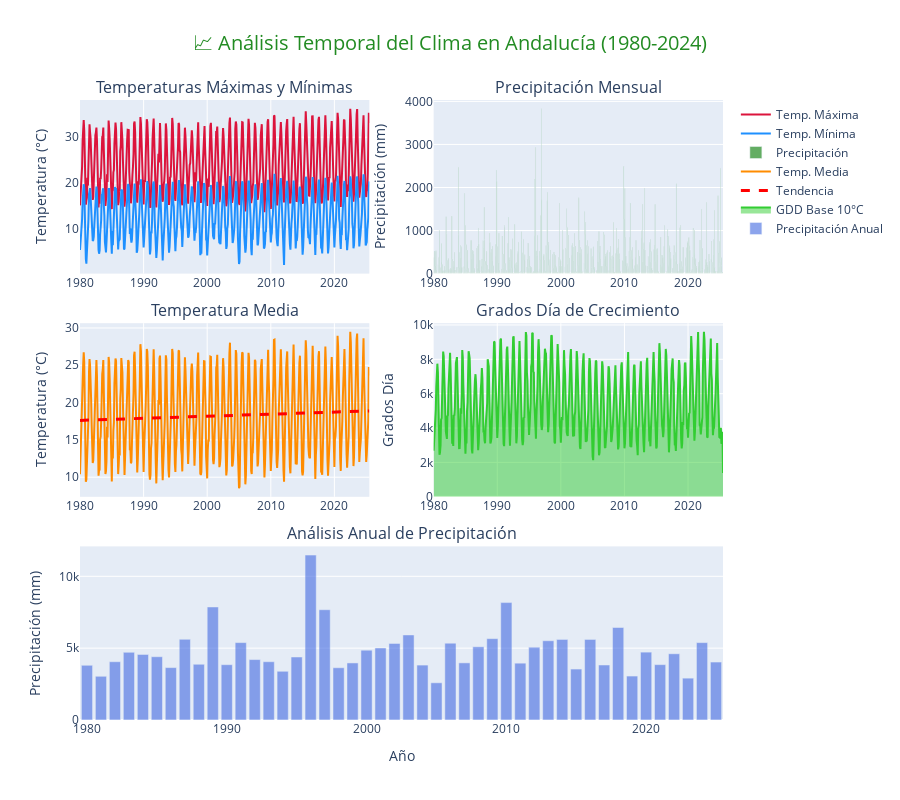

Notebook source saved alongside this figure:
### Code cell
### 4.2 Análisis Temporal Interactivo

print("📅 Creando análisis temporal interactivo...")

# Preparar datos mensuales agregados
datos_mensuales = andalucia_df.groupby(['AÑO', 'MES']).agg({
    'TMAX': 'mean',
    'TMIN': 'mean',
    'TEMP_MEDIA': 'mean',
    'PRCP': 'sum',
    'GDD_BASE10': 'sum'
}).reset_index()

# Crear fecha para el eje x (corregido)
datos_mensuales['FECHA'] = pd.to_datetime(dict(year=datos_mensuales['AÑO'], 
                                              month=datos_mensuales['MES'], 
                                              day=1))

# Filtrar datos desde 1980 para mejor visualización
datos_mensuales = datos_mensuales[datos_mensuales['AÑO'] >= 1980]

# Crear subplots interactivos
fig_temporal = make_subplots(
    rows=3, cols=2,
    subplot_titles=('Temperaturas Máximas y Mínimas', 'Precipitación Mensual',
                   'Temperatura Media', 'Grados Día de Crecimiento',
                   'Análisis Anual de Precipitación', ''),
    specs=[[{"secondary_y": False}, {"secondary_y": False}],
           [{"secondary_y": False}, {"secondary_y": False}],
           [{"colspan": 2}, None]],
    vertical_spacing=0.08,
    horizontal_spacing=0.1
)

# 1. Temperaturas máximas y mínimas
fig_temporal.add_trace(
    go.Scatter(x=datos_mensuales['FECHA'], y=datos_mensuales['TMAX'],
              mode='lines', name='Temp. Máxima',
              line=dict(color=COLORS_ANDALUCIA['warning'], width=2),
              hovertemplate='%{x}<br>Temp. Máx: %{y:.1f}°C<extra></extra>'),
    row=1, col=1
)

fig_temporal.add_trace(
    go.Scatter(x=datos_mensuales['FECHA'], y=datos_mensuales['TMIN'],
              mode='lines', name='Temp. Mínima',
              line=dict(color=COLORS_ANDALUCIA['info'], width=2),
              hovertemplate='%{x}<br>Temp. Mín: %{y:.1f}°C<extra></extra>'),
    row=1, col=1
)

# 2. Precipitación mensual
fig_temporal.add_trace(
    go.Bar(x=datos_mensuales['FECHA'], y=datos_mensuales['PRCP'],
           name='Precipitación',
           marker_color=COLORS_ANDALUCIA['primary'],
           opacity=0.7,
           hovertemplate='%{x}<br>Precipitación: %{y:.1f} mm<extra></extra>'),
    row=1, col=2
)

# 3. Temperatura media con tendencia
fig_temporal.add_trace(
    go.Scatter(x=datos_mensuales['FECHA'], y=datos_mensuales['TEMP_MEDIA'],
              mode='lines', name='Temp. Media',
              line=dict(color=COLORS_ANDALUCIA['secondary'], width=2),
              hovertemplate='%{x}<br>Temp. Media: %{y:.1f}°C<extra></extra>'),
    row=2, col=1
)

# Añadir línea de tendencia
if len(datos_mensuales) > 1:
    z = np.polyfit(range(len(datos_mensuales)), datos_mensuales['TEMP_MEDIA'], 1)
    p = np.poly1d(z)
    fig_temporal.add_trace(
        go.Scatter(x=datos_mensuales['FECHA'], y=p(range(len(datos_mensuales))),
                  mode='lines', name='Tendencia',
                  line=dict(color='red', width=3, dash='dash'),
                  hovertemplate='Tendencia: %{y:.1f}°C<extra></extra>'),
        row=2, col=1
    )

# 4. Grados día de crecimiento
fig_temporal.add_trace(
    go.Scatter(x=datos_mensuales['FECHA'], y=datos_mensuales['GDD_BASE10'],
              mode='lines', name='GDD Base 10°C',
              line=dict(color=COLORS_ANDALUCIA['success'], width=2),
              fill='tozeroy',
              hovertemplate='%{x}<br>GDD: %{y:.0f}<extra></extra>'),
    row=2, col=2
)

# 5. Análisis anual de precipitación
datos_anuales = datos_mensuales.groupby('AÑO').agg({
    'PRCP': 'sum',
    'TEMP_MEDIA': 'mean',
    'TMAX': 'mean',
    'TMIN': 'mean'
}).reset_index()

fig_temporal.add_trace(
    go.Bar(x=datos_anuales['AÑO'], y=datos_anuales['PRCP'],
           name='Precipitación Anual',
           marker_color=COLORS_ANDALUCIA['accent'],
           opacity=0.6,
           hovertemplate='%{x}<br>Precipitación Anual: %{y:.0f} mm<extra></extra>'),
    row=3, col=1
)

# Configurar layout
fig_temporal.update_layout(
    title={
        'text': "📈 Análisis Temporal del Clima en Andalucía (1980-2024)",
        'x': 0.5,
        'font': {'size': 20, 'color': COLORS_ANDALUCIA['primary']}
    },
    height=800,
    showlegend=True,
    hovermode='x unified'
)

# Actualizar ejes
fig_temporal.update_xaxes(title_text="Año", row=3, col=1)
fig_temporal.update_yaxes(title_text="Temperatura (°C)", row=1, col=1)
fig_temporal.update_yaxes(title_text="Precipitación (mm)", row=1, col=2)
fig_temporal.update_yaxes(title_text="Temperatura (°C)", row=2, col=1)
fig_temporal.update_yaxes(title_text="Grados Día", row=2, col=2)
fig_temporal.update_yaxes(title_text="Precipitación (mm)", row=3, col=1)

fig_temporal.show()

print("✅ Análisis temporal completado")

### Figure 1 — Plotly figure (JSON) as saved in the notebook; plotly's stock layout.template omitted (floating-point values rounded to 4 significant figures; data arrays with more than 128 entries replaced by an {"elided": "..."} marker saying what was removed)
{"data": [{"hovertemplate": "%{x}<br>Temp. Máx: %{y:.1f}°C<extra></extra>", "line": {"color": "#DC143C", "width": 2}, "mode": "lines", "name": "Temp. Máxima", "type": "scatter", "x": {"elided": "547 str values"}, "xaxis": "x", "y": {"elided": "547 float values"}, "yaxis": "y"}, {"hovertemplate": "%{x}<br>Temp. Mín: %{y:.1f}°C<extra></extra>", "line": {"color": "#1E90FF", "width": 2}, "mode": "lines", "name": "Temp. Mínima", "type": "scatter", "x": {"elided": "547 str values"}, "xaxis": "x", "y": {"elided": "547 float values"}, "yaxis": "y"}, {"hovertemplate": "%{x}<br>Precipitación: %{y:.1f} mm<extra></extra>", "marker": {"color": "#228B22"}, "name": "Precipitación", "opacity": 0.7, "type": "bar", "x": {"elided": "547 str values"}, "xaxis": "x2", "y": {"elided": "547 float values"}, "yaxis": "y2"}, {"hovertemplate": "%{x}<br>Temp. Media: %{y:.1f}°C<extra></extra>", "line": {"color": "#FF8C00", "width": 2}, "mode": "lines", "name": "Temp. Media", "type": "scatter", "x": {"elided": "547 str values"}, "xaxis": "x3", "y": {"elided": "547 float values"}, "yaxis": "y3"}, {"hovertemplate": "Tendencia: %{y:.1f}°C<extra></extra>", "line": {"color": "red", "dash": "dash", "width": 3}, "mode": "lines", "name": "Tendencia", "type": "scatter", "x": {"elided": "547 str values"}, "xaxis": "x3", "y": {"elided": "547 float values"}, "yaxis": "y3"}, {"fill": "tozeroy", "hovertemplate": "%{x}<br>GDD: %{y:.0f}<extra></extra>", "line": {"color": "#32CD32", "width": 2}, "mode": "lines", "name": "GDD Base 10°C", "type": "scatter", "x": {"elided": "547 str values"}, "xaxis": "x4", "y": {"elided": "547 float values"}, "yaxis": "y4"}, {"hovertemplate": "%{x}<br>Precipitación Anual: %{y:.0f} mm<extra></extra>", "marker": {"color": "#4169E1"}, "name": "Precipitación Anual", "opacity": 0.6, "type": "bar", "x": [1980, 1981, 1982, 1983, 1984, 1985, 1986, 1987, 1988, 1989, 1990, 1991, 1992, 1993, 1994, 1995, 1996, 1997, 1998, 1999, 2000, 2001, 2002, 2003, 2004, 2005, 2006, 2007, 2008, 2009, 2010, 2011, 2012, 2013, 2014, 2015, 2016, 2017, 2018, 2019, 2020, 2021, 2022, 2023, 2024, 2025], "xaxis": "x5", "y": [3808.0, 3042.0, 4056.0, 4714.0, 4562.0, 4404.0, 3646.0, 5618.0, 3879.0, 7866.0, 3848.0, 5386.0, 4205.0, 4056.0, 3391.0, 4384.0, 11480.0, 7675.0, 3636.0, 3972.0, 4861.0, 5019.0, 5330.0, 5920.0, 3822.0, 2589.0, 5346.0, 3976.0, 5096.0, 5661.0, 8171.0, 3955.0, 5067.0, 5516.0, 5608.0, 3545.0, 5607.0, 3828.0, 6438.0, 3058.0, 4724.0, 3852.0, 4609.0, 2913.0, 5385.0, 4034.0], "yaxis": "y5"}], "layout": {"annotations": [{"font": {"size": 16}, "showarrow": false, "text": "Temperaturas Máximas y Mínimas", "x": 0.225, "xanchor": "center", "xref": "paper", "y": 1, "yanchor": "bottom", "yref": "paper"}, {"font": {"size": 16}, "showarrow": false, "text": "Precipitación Mensual", "x": 0.775, "xanchor": "center", "xref": "paper", "y": 1, "yanchor": "bottom", "yref": "paper"}, {"font": {"size": 16}, "showarrow": false, "text": "Temperatura Media", "x": 0.225, "xanchor": "center", "xref": "paper", "y": 0.64, "yanchor": "bottom", "yref": "paper"}, {"font": {"size": 16}, "showarrow": false, "text": "Grados Día de Crecimiento", "x": 0.775, "xanchor": "center", "xref": "paper", "y": 0.64, "yanchor": "bottom", "yref": "paper"}, {"font": {"size": 16}, "showarrow": false, "text": "Análisis Anual de Precipitación", "x": 0.5, "xanchor": "center", "xref": "paper", "y": 0.28, "yanchor": "bottom", "yref": "paper"}], "height": 800, "hovermode": "x unified", "showlegend": true, "title": {"font": {"color": "#228B22", "size": 20}, "text": "📈 Análisis Temporal del Clima en Andalucía (1980-2024)", "x": 0.5}, "xaxis": {"anchor": "y", "domain": [0, 0.45]}, "xaxis2": {"anchor": "y2", "domain": [0.55, 1]}, "xaxis3": {"anchor": "y3", "domain": [0, 0.45]}, "xaxis4": {"anchor": "y4", "domain": [0.55, 1]}, "xaxis5": {"anchor": "y5", "domain": [0, 1], "title": {"text": "Año"}}, "yaxis": {"anchor": "x", "domain": [0.72, 1], "title": {"text": "Temperatura (°C)"}}, "yaxis2": {"anchor": "x2", "domain": [0.72, 1], "title": {"text": "Precipitación (mm)"}}, "yaxis3": {"anchor": "x3", "domain": [0.36, 0.64], "title": {"text": "Temperatura (°C)"}}, "yaxis4": {"anchor": "x4", "domain": [0.36, 0.64], "title": {"text": "Grados Día"}}, "yaxis5": {"anchor": "x5", "domain": [0, 0.28], "title": {"text": "Precipitación (mm)"}}}}
